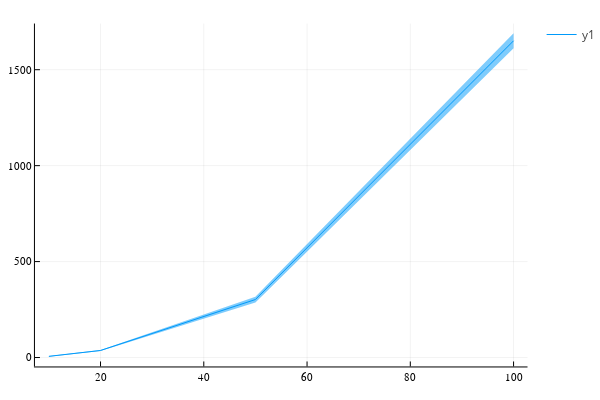

Notebook cell for this chart:
### Code cell
plot(vols, means_boundary_conditions, ribbons=stds_boundary_conditions, fillalpha=.5)

### Figure 1 — Plotly figure (JSON) as saved in the notebook; plotly's stock layout.template omitted (floating-point values rounded to 4 significant figures)
{"data": [{"colorbar": {"title": ""}, "fill": "tozeroy", "fillcolor": "rgba(0, 154, 250, 0.500)", "legendgroup": "y1", "line": {"color": "rgba(0, 154, 250, 1.000)", "dash": "solid", "shape": "linear", "width": 0}, "mode": "lines", "name": "y1", "showlegend": false, "type": "scatter", "x": [10, 20, 50, 100, 100, 50, 20, 10], "xaxis": "x", "y": [4.012, 33.49, 287.2, 1612.0, 1690.0, 317.3, 39.83, 8.293], "yaxis": "y", "zmax": null, "zmin": null}, {"colorbar": {"title": ""}, "fillrange": [[4.012, 33.49, 287.2, 1612.0], [8.293, 39.83, 317.3, 1690.0]], "legendgroup": "y1", "line": {"color": "rgba(0, 154, 250, 1.000)", "dash": "solid", "shape": "linear", "width": 1}, "mode": "lines", "name": "y1", "showlegend": true, "type": "scatter", "x": [10, 20, 50, 100], "xaxis": "x", "y": [6.153, 36.66, 302.3, 1651.0], "yaxis": "y", "zmax": null, "zmin": null}], "layout": {"annotations": [], "height": 400, "legend_position": {"bgcolor": "rgba(255, 255, 255, 1.000)", "bordercolor": "rgba(0, 0, 0, 1.000)", "borderwidth": 1, "font": {"color": "rgba(0, 0, 0, 1.000)", "family": "sans-serif", "size": 11}, "title": {"font": {"color": "rgba(0, 0, 0, 1.000)", "family": "sans-serif", "size": 15}, "text": ""}, "tracegroupgap": 0, "traceorder": "normal", "x": 1, "xanchor": "auto", "y": 1, "yanchor": "auto"}, "margin": {"b": 20, "l": 0, "r": 0, "t": 20}, "paper_bgcolor": "rgba(255, 255, 255, 1.000)", "plot_bgcolor": "rgba(255, 255, 255, 1.000)", "showlegend": true, "width": 600, "xaxis": {"anchor": "y", "domain": [0.06582, 0.9934], "gridcolor": "rgba(0, 0, 0, 0.100)", "gridwidth": 0.5, "linecolor": "rgba(0, 0, 0, 1.000)", "mirror": false, "range": [7.3, 102.7], "showgrid": true, "showline": true, "showticklabels": true, "tickangle": 0, "tickcolor": "rgb(0, 0, 0)", "tickfont": {"color": "rgba(0, 0, 0, 1.000)", "family": "sans-serif", "size": 11}, "tickmode": "array", "ticks": "inside", "ticktext": ["20", "40", "60", "80", "100"], "tickvals": [20, 40, 60, 80, 100], "title": "", "titlefont": {"color": "rgba(0, 0, 0, 1.000)", "family": "sans-serif", "size": 15}, "type": "-", "visible": true, "zeroline": false, "zerolinecolor": "rgba(0, 0, 0, 1.000)"}, "yaxis": {"anchor": "x", "domain": [0.03762, 0.9902], "gridcolor": "rgba(0, 0, 0, 0.100)", "gridwidth": 0.5, "linecolor": "rgba(0, 0, 0, 1.000)", "mirror": false, "range": [-46.57, 1741.0], "showgrid": true, "showline": true, "showticklabels": true, "tickangle": 0, "tickcolor": "rgb(0, 0, 0)", "tickfont": {"color": "rgba(0, 0, 0, 1.000)", "family": "sans-serif", "size": 11}, "tickmode": "array", "ticks": "inside", "ticktext": ["0", "500", "1000", "1500"], "tickvals": [0, 500, 1000, 1500], "title": "", "titlefont": {"color": "rgba(0, 0, 0, 1.000)", "family": "sans-serif", "size": 15}, "type": "-", "visible": true, "zeroline": false, "zerolinecolor": "rgba(0, 0, 0, 1.000)"}}}
